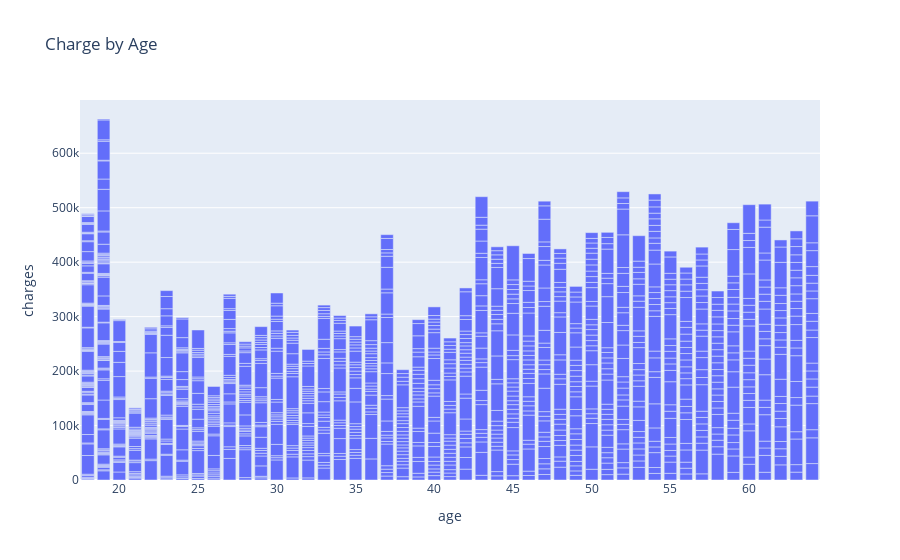

This figure's notebook cell:
### Code cell
fig = px.bar(df, x="age", y="charges", title='Charge by Age')
fig.show()

### Figure 1 — Plotly figure (JSON) as saved in the notebook; plotly's stock layout.template omitted (floating-point values rounded to 4 significant figures; data arrays with more than 128 entries replaced by an {"elided": "..."} marker saying what was removed)
{"data": [{"alignmentgroup": "True", "hovertemplate": "age=%{x}<br>charges=%{y}<extra></extra>", "legendgroup": "", "marker": {"color": "#636efa", "pattern": {"shape": ""}}, "name": "", "offsetgroup": "", "orientation": "v", "showlegend": false, "textposition": "auto", "type": "bar", "x": {"elided": "1338 int values"}, "xaxis": "x", "y": {"elided": "1338 float values"}, "yaxis": "y"}], "layout": {"barmode": "relative", "legend": {"tracegroupgap": 0}, "title": {"text": "Charge by Age"}, "xaxis": {"anchor": "y", "domain": [0, 1], "title": {"text": "age"}}, "yaxis": {"anchor": "x", "domain": [0, 1], "title": {"text": "charges"}}}}
